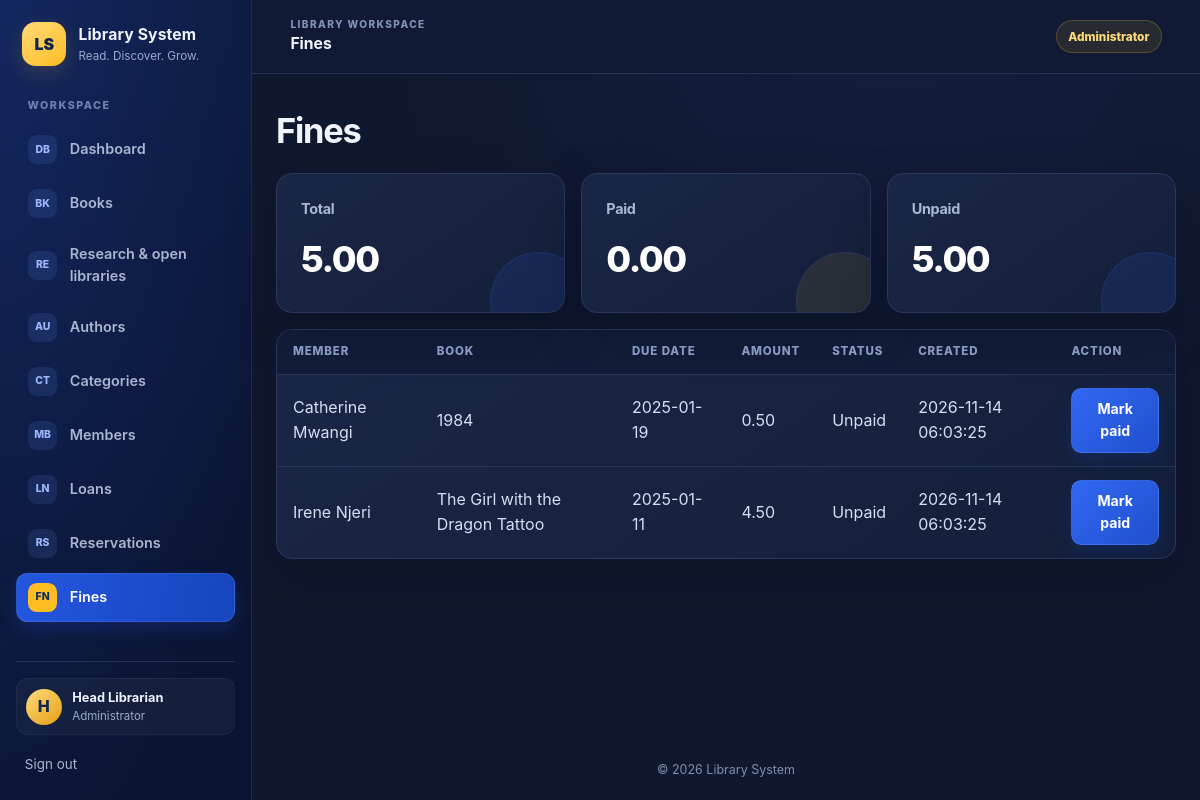
The app's page /fines/index.php (signed in) with its own data.
### tables this page shows
CREATE TABLE fines (
    fine_id INT AUTO_INCREMENT PRIMARY KEY,
    loan_id INT NOT NULL UNIQUE,
    amount DECIMAL(8,2) NOT NULL DEFAULT 0.00,
    paid BOOLEAN DEFAULT FALSE,
    created_at TIMESTAMP DEFAULT CURRENT_TIMESTAMP,
    FOREIGN KEY (loan_id) REFERENCES loans(loan_id)
        ON DELETE CASCADE
);

CREATE TABLE members (
    member_id INT AUTO_INCREMENT PRIMARY KEY,
    member_number VARCHAR(20) NOT NULL UNIQUE,
    full_name VARCHAR(100) NOT NULL,
    email VARCHAR(120) NOT NULL UNIQUE,
    password_hash VARCHAR(255) NULL,
    phone VARCHAR(20),
    status ENUM('active','suspended') DEFAULT 'active',
    date_joined DATE NOT NULL DEFAULT (CURRENT_DATE)
);

CREATE TABLE books (
    book_id INT AUTO_INCREMENT PRIMARY KEY,
    isbn VARCHAR(20) NOT NULL UNIQUE,
    title VARCHAR(200) NOT NULL,
    author_id INT NOT NULL,
    category_id INT NOT NULL,
    publisher VARCHAR(120),
    year_published SMALLINT UNSIGNED,
    total_copies INT NOT NULL DEFAULT 1 CHECK (total_copies >= 0),
    available_copies INT NOT NULL DEFAULT 1 CHECK (available_copies >= 0),
    cover_isbn VARCHAR(20),   
    digital_file_path VARCHAR(255) NULL,
    FOREIGN KEY (author_id) REFERENCES authors(author_id)
        ON DELETE RESTRICT ON UPDATE CASCADE,
    FOREIGN KEY (category_id) REFERENCES categories(category_id)
        ON DELETE RESTRICT ON UPDATE CASCADE
);

CREATE TABLE loans (
    loan_id INT AUTO_INCREMENT PRIMARY KEY,
    member_id INT NOT NULL,
    book_id INT NOT NULL,
    date_issued DATE NOT NULL DEFAULT (CURRENT_DATE),
    due_date DATE NOT NULL,
    date_returned DATE NULL,
    status ENUM('borrowed','returned','overdue') DEFAULT 'borrowed',
    FOREIGN KEY (member_id) REFERENCES members(member_id)
        ON DELETE RESTRICT ON UPDATE CASCADE,
    FOREIGN KEY (book_id) REFERENCES books(book_id)
        ON DELETE RESTRICT ON UPDATE CASCADE
);

### includes/functions.php (called while the page is built, shortened)
<?php
function e($string) {
    return htmlspecialchars($string ?? '', ENT_QUOTES, 'UTF-8');
}
function role_label($role) {
    if ($role === 'admin') {
        return 'Administrator';
    }
    return 'Library user';
}

### fines/index.php (the view, shortened to what this page needs)
<?php
require_once '../config/database.php';
require_once '../includes/functions.php';
$summary = $pdo->query(
    'SELECT COALESCE(SUM(amount), 0) AS total_amount,
            COALESCE(SUM(CASE WHEN paid = 1 THEN amount ELSE 0 END), 0) AS paid_amount,
            COALESCE(SUM(CASE WHEN paid = 0 THEN amount ELSE 0 END), 0) AS unpaid_amount
     FROM fines'
)->fetch();
$fines = $pdo->query(
    'SELECT fines.fine_id, fines.amount, fines.paid, fines.created_at,
            members.full_name, books.title, loans.due_date
     FROM fines
     INNER JOIN loans ON loans.loan_id = fines.loan_id
     INNER JOIN members ON members.member_id = loans.member_id
     INNER JOIN books ON books.book_id = loans.book_id
     ORDER BY fines.paid, fines.created_at DESC'
)->fetchAll();
$pageTitle = 'Fines';
require '../includes/header.php';
require '../includes/navbar.php';
?>
<main class="container">
    <header class="page-heading"><h1>Fines</h1></header>
    <section class="stats-grid" aria-label="Fine totals">
        <article class="card"><h2>Total</h2><p class="stat-value"><?= e(number_format((float)$summary['total_amount'], 2)) ?></p></article>
        <article class="card"><h2>Paid</h2><p class="stat-value"><?= e(number_format((float)$summary['paid_amount'], 2)) ?></p></article>
        <article class="card"><h2>Unpaid</h2><p class="stat-value"><?= e(number_format((float)$summary['unpaid_amount'], 2)) ?></p></article>
    </section>
    <?php if (!$fines): ?>
        <p class="card empty-state" style="margin-top: 1rem">No fines have been recorded.</p>
    <?php else: ?>
        <div class="table-wrap" style="margin-top: 1rem">
            <table>
                <thead><tr><th>Member</th><th>Book</th><th>Due date</th><th>Amount</th><th>Status</th><th>Created</th><th>Action</th></tr></thead>
                <tbody>
                <?php foreach ($fines as $fine): ?>
                    <tr>
                        <td><?= e($fine['full_name']) ?></td>
                        <td><?= e($fine['title']) ?></td>
                        <td><?= e($fine['due_date']) ?></td>
                        <td><?= e(number_format((float)$fine['amount'], 2)) ?></td>
                        <td><?= $fine['paid'] ? 'Paid' : 'Unpaid' ?></td>
                        <td><?= e($fine['created_at']) ?></td>
                        <td>
                            <?php if (!$fine['paid']): ?>
                                <form class="inline-form" method="post" data-confirm="Mark this fine as paid?">
                                    <button class="button" type="submit">Mark paid</button>
                                </form>
                            <?php else: ?>
                                —
                            <?php endif; ?>
                        </td>
                    </tr>
                <?php endforeach; ?>
                </tbody>
            </table>
        </div>
    <?php endif; ?>
</main>
<?php require '../includes/footer.php'; ?>

### includes/header.php (shortened to what this page needs)
<?php
require_once __DIR__ . '/functions.php';
$pageTitle = $pageTitle ?? 'Library System';
?>
<!DOCTYPE html>
<html lang="en">
<head>
    <link rel="stylesheet" href="/library-system/assets/css/style.css?v=20261114d">
</head>
<body>
<div class="app-shell">

### includes/navbar.php (shortened to what this page needs)
<?php
$navRole = $_SESSION['role'] ?? 'librarian';
$navCurrentPath = parse_url($_SERVER['REQUEST_URI'] ?? '', PHP_URL_PATH) ?: '';
$navDashboardHref = '/library-system/dashboard/index.php';
$navBooksHref = '/library-system/books/index.php';
$navResearchHref = '/library-system/books/research.php';
$navReservationsHref = '/library-system/reservations/index.php';
$navItems = [
    ['label' => 'Dashboard', 'href' => $navDashboardHref, 'icon' => 'DB'],
    ['label' => $navRole === 'student' ? 'Browse books' : 'Books', 'href' => $navBooksHref, 'icon' => 'BK'],
    ['label' => 'Research & open libraries', 'href' => $navResearchHref, 'icon' => 'RE'],
];
if ($navRole === 'student') {
    $navItems[] = ['label' => 'My reservations', 'href' => $navReservationsHref, 'icon' => 'RS'];
} else {
    if ($navRole === 'admin') {
        $navItems[] = ['label' => 'Authors', 'href' => '/library-system/authors/index.php', 'icon' => 'AU'];
        $navItems[] = ['label' => 'Categories', 'href' => '/library-system/categories/index.php', 'icon' => 'CT'];
    }
    $navItems[] = ['label' => 'Members', 'href' => '/library-system/members/index.php', 'icon' => 'MB'];
    $navItems[] = ['label' => 'Loans', 'href' => '/library-system/loans/index.php', 'icon' => 'LN'];
    $navItems[] = ['label' => 'Reservations', 'href' => $navReservationsHref, 'icon' => 'RS'];
    $navItems[] = ['label' => 'Fines', 'href' => '/library-system/fines/index.php', 'icon' => 'FN'];
}
?>
<aside class="sidebar">
    <div class="sidebar-head">
        <a class="brand" href="<?= e($navDashboardHref) ?>">
            <span class="brand-mark" aria-hidden="true">LS</span>
            <span class="brand-copy">
                <strong>Library System</strong>
                <span>Read. Discover. Grow.</span>
            </span>
        </a>
    </div>
    <div class="sidebar-content" id="sidebar-content">
        <p class="sidebar-label">WORKSPACE</p>
        <nav class="sidebar-nav" aria-label="Main navigation">
            <?php foreach ($navItems as $item): ?>
                <?php
                $active = $navCurrentPath === $item['href']
                    || ($item['href'] !== $navResearchHref
                        && $navCurrentPath !== $navResearchHref
                        && dirname($navCurrentPath) === dirname($item['href']));
                ?>
                <a class="sidebar-link<?= $active ? ' is-active' : '' ?>"
                   href="<?= e($item['href']) ?>"<?= $active ? ' aria-current="page"' : '' ?>>
                    <span class="sidebar-icon" aria-hidden="true"><?= e($item['icon']) ?></span>
                    <span><?= e($item['label']) ?></span>
                </a>
            <?php endforeach; ?>
        </nav>
        <div class="sidebar-bottom">
            <div class="account-card">
                <span class="account-avatar"><?= e(strtoupper(substr($_SESSION['full_name'] ?? 'L', 0, 1))) ?></span>
                <span class="account-details">
                    <strong><?= e($_SESSION['full_name'] ?? $_SESSION['username']) ?></strong>
                    <small><?= e(role_label($navRole)) ?></small>
                </span>
            </div>
            <form action="/library-system/auth/logout.php" method="post">
                <button class="sidebar-signout" type="submit">Sign out</button>
            </form>
        </div>
    </div>
</aside>
<div class="main-panel">
    <header class="topbar">
        <div>
            <span class="topbar-kicker">LIBRARY WORKSPACE</span>
            <strong><?= e($pageTitle) ?></strong>
        </div>
        <span class="role-badge"><?= e(role_label($navRole)) ?></span>
    </header>

### includes/footer.php
<footer class="site-footer">
    <p>&copy; <?= date('Y') ?> Library System</p>
</footer>
</div>
</div>
</body>
</html>

### records on screen
fines: members.full_name "Catherine Mwangi", books.title "1984", loan.due_date "2025-01-19", amount "0.50", paid "Unpaid", created_at "2026-11-14 06:03:25"
fines: members.full_name "Irene Njeri", books.title "The Girl with the Dragon Tattoo", loan.due_date "2025-01-11", amount "4.50", paid "Unpaid", created_at "2026-11-14 06:03:25"

### other values on screen
$item['icon'] "DB"
$item['label'] "Dashboard"
$item['icon'] "BK"
$item['label'] "Books"
$item['icon'] "RE"
$item['label'] "Research & open libraries"
$item['icon'] "AU"
$item['label'] "Authors"
$item['icon'] "CT"
$item['label'] "Categories"
$item['icon'] "MB"
$item['label'] "Members"
$item['icon'] "LN"
$item['label'] "Loans"
$item['icon'] "RS"
